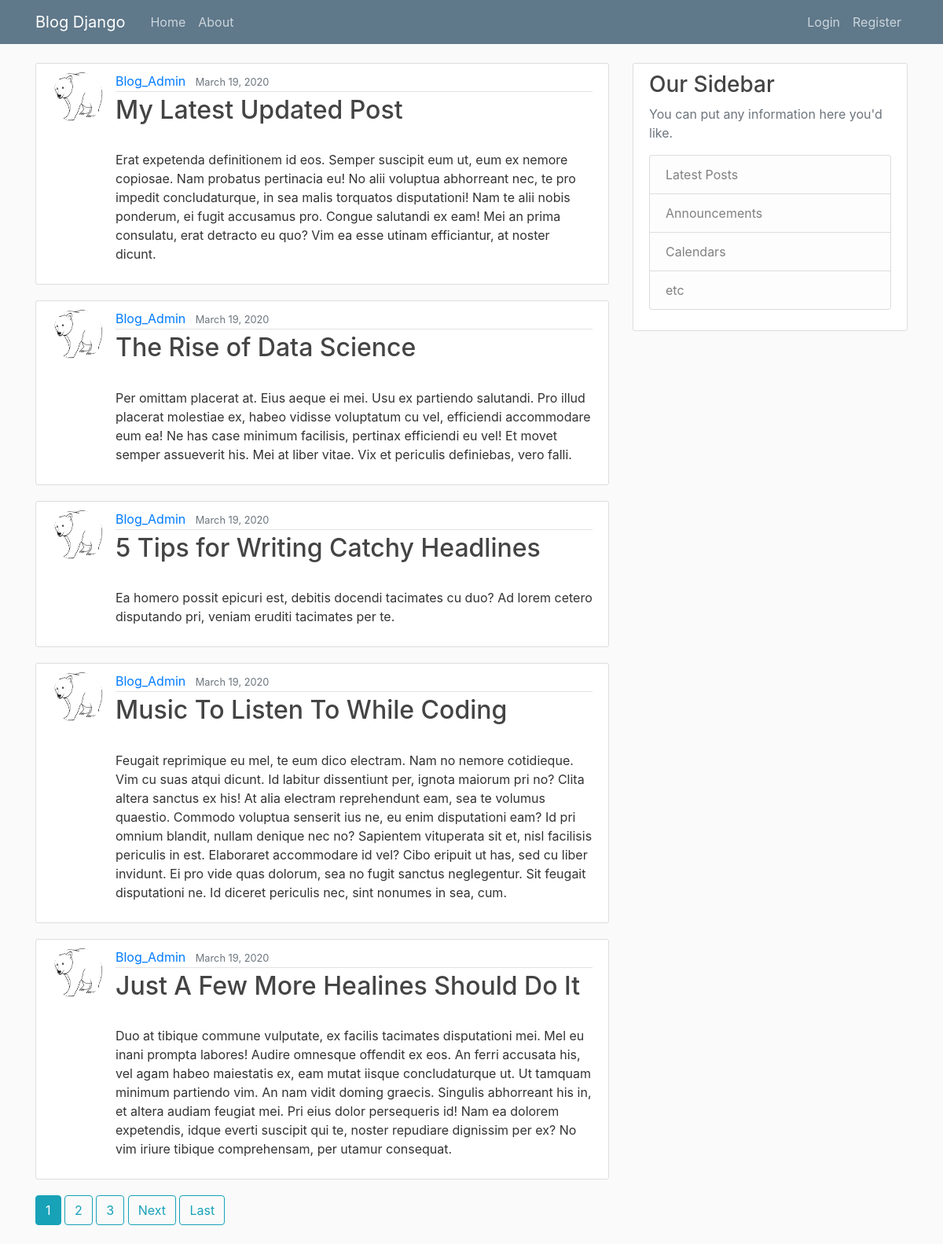
The page / on the database its author committed.
### blog/models.py (models this page shows, shortened)
class Post(models.Model):
		title = models.CharField(max_length=100)
		content = models.TextField()
		date_posted = models.DateTimeField(default=timezone.now)
		author = models.ForeignKey(User, on_delete=models.CASCADE, db_constraint=False)

### users/models.py (models this page shows, shortened)
class Profile(models.Model):
		user = models.OneToOneField(User, on_delete=models.CASCADE)
		image = models.ImageField(default='default.jpg', upload_to='profile_pics')

### blog/views.py (the view)
# urls.py: path('', PostListView.as_view(), name='post-home'),
class PostListView(ListView):
		model = Post
		template_name = "blog/home.html"
		context_object_name = 'posts'
		ordering = ['-date_posted']
		paginate_by = 5

### blog/templates/blog/home.html (shortened to what this page needs)
{% extends "blog/base.html" %}
{% load static %}
{% block content %}
	{% for post in posts %}
		<article class="media content-section">
			<img src="{{ post.author.profile.image.url }}" alt="post.author" class="rounded-circle article-img">
			<div class="media-body">
				<div class="article-metadata">
					<a href="{% url 'user-posts' post.author.username %}" class="mr-2">{{post.author|title}}</a>
					<small class="text-muted">{{ post.date_posted|date:"F d, Y" }}</small>
				</div>
				<h2><a href="{% url 'post-detail' post.pk %}" class="article-title">{{post.title}}</a></h2>
				<p class="article-content">
					{{post.content}}
				</p>
			</div>
		</article>
	{% endfor %}
	{% include "blog/includes/paginate.html" %}
{% endblock %}

### blog/templates/blog/base.html (shortened to what this page needs)
{% load static %}
<!doctype html>
<html lang="en">
  <head>
    <link rel="stylesheet" href="https://stackpath.bootstrapcdn.com/bootstrap/4.4.1/css/bootstrap.min.css">
    <link rel="stylesheet" href="{% static 'blog/styles/main.css' %}">
  </head>
  <body>
		{% include "blog/includes/navbar.html" %}
		<main role="main" class="container">
		  <div class="row">
		    <div class="col-md-8">
		      {% block content %}{% endblock %}
		    </div>
		    <div class="col-md-4">
		      <div class="content-section">
		        <h3>Our Sidebar</h3>
		        <p class='text-muted'>You can put any information here you'd like.
		          <ul class="list-group">
		            <li class="list-group-item list-group-item-light">Latest Posts</li>
		            <li class="list-group-item list-group-item-light">Announcements</li>
		            <li class="list-group-item list-group-item-light">Calendars</li>
		            <li class="list-group-item list-group-item-light">etc</li>
		          </ul>
		        </p>
		      </div>
		    </div>
		  </div>
		</main>
  </body>
</html>

### blog/templates/blog/includes/navbar.html (shortened to what this page needs)
<header class="site-header">
  <nav class="navbar navbar-expand-md navbar-dark bg-steel fixed-top">
    <div class="container">
      <a class="navbar-brand mr-4" href="{% url 'post-home' %}">Blog Django</a>
      <div class="collapse navbar-collapse" id="navbarToggle">
        <div class="navbar-nav mr-auto">
          <a class="nav-item nav-link" href="{% url 'post-home' %}">Home</a>
          <a class="nav-item nav-link" href="{% url 'about' %}">About</a>
        </div>
        <div class="navbar-nav">
          {% if user.is_authenticated %}
            <a href="{% url 'post-create' %}" class="nav-item nav-link">New Post</a>
            <a href="{% url 'profile' %}" class="nav-item nav-link">My Profile</a>
            <a href="{% url 'logout' %}" class="nav-item nav-link">Logout</a>
          {% else %}
            <a class="nav-item nav-link" href="{% url 'login' %}">Login</a>
            <a class="nav-item nav-link" href="{% url 'register' %}">Register</a>
          {% endif %}
        </div>
      </div>
    </div>
  </nav>
</header>

### blog/templates/blog/includes/paginate.html (shortened to what this page needs)
{% if is_paginated %}
	{% for num in page_obj.paginator.page_range %}
		{% if page_obj.number == num %}
			<a href="?page={{ num }}" class="btn btn-info mb-4">{{ num }}</a>
		{% elif num > page_obj.number|add:'-3' and num < page_obj.number|add:'3' %}
			<a href="?page={{ num }}" class="btn btn-outline-info mb-4">{{ num }}</a>
		{% endif %}
	{% endfor %}
	{% if page_obj.has_next %}
		<a href="?page={{page_obj.next_page_number}}" class="btn btn-outline-info mb-4">Next</a>
		<a href="?page={{ page_obj.paginator.num_pages }}" class="btn btn-outline-info mb-4">Last</a>
	{% endif %}
{% endif %}

### blog/static/blog/styles/main.css (style rules this page uses)
body { background: #fafafa; color: #333333; margin-top: 5rem; }
h1, h2, h3, h4, h5, h6 { color: #444444; }
ul { margin: 0; }
.bg-steel { background-color: #5f788a; }
.site-header .navbar-nav .nav-link { color: #cbd5db; }
.content-section { background: #ffffff; padding: 10px 20px; border: 1px solid #dddddd; border-radius: 3px; margin-bottom: 20px; }
.article-title { color: #444444; }
.article-content { white-space: pre-line; }
.article-img { height: 65px; width: 65px; margin-right: 16px; }
.article-metadata { padding-bottom: 1px; margin-bottom: 4px; border-bottom: 1px solid #e3e3e3 }

### rows shown on the page
Post: author.profile.image (picture), author "Blog_Admin", date_posted "March 19, 2020", title "My Latest Updated Post", content "Erat expetenda definitionem id eos. Semper suscipit eum ut, eum ex nemore copiosae. Nam probatus pertinacia eu! No alii voluptua abhorreant nec, te pro impedit concludaturque, in sea malis torquatos disputationi! Nam te alii nobis ponderum, ei fugit accusamus pro. Congue salutandi ex eam! Mei an prima consulatu, erat detracto eu quo? Vim ea esse utinam efficiantur, at noster dicunt."
Post: author.profile.image (picture), author "Blog_Admin", date_posted "March 19, 2020", title "The Rise of Data Science", content "Per omittam placerat at. Eius aeque ei mei. Usu ex partiendo salutandi. Pro illud placerat molestiae ex, habeo vidisse voluptatum cu vel, efficiendi accommodare eum ea! Ne has case minimum facilisis, pertinax efficiendi eu vel! Et movet semper assueverit his. Mei at liber vitae. Vix et periculis definiebas, vero falli."
Post: author.profile.image (picture), author "Blog_Admin", date_posted "March 19, 2020", title "5 Tips for Writing Catchy Headlines", content "Ea homero possit epicuri est, debitis docendi tacimates cu duo? Ad lorem cetero disputando pri, veniam eruditi tacimates per te."
Post: author.profile.image (picture), author "Blog_Admin", date_posted "March 19, 2020", title "Music To Listen To While Coding", content "Feugait reprimique eu mel, te eum dico electram. Nam no nemore cotidieque. Vim cu suas atqui dicunt. Id labitur dissentiunt per, ignota maiorum pri no? Clita altera sanctus ex his! At alia electram reprehendunt eam, sea te volumus quaestio. Commodo voluptua senserit ius ne, eu enim disputationi eam? Id pri omnium blandit, nullam denique nec no? Sapientem vituperata sit et, nisl facilisis periculis in est. Elaboraret accommodare id vel? Cibo eripuit ut has, sed cu liber invidunt. Ei pro vide quas dolorum, sea no fugit sanctus neglegentur. Sit feugait disputationi ne. Id diceret periculis nec, sint nonumes in sea, cum."
Post: author.profile.image (picture), author "Blog_Admin", date_posted "March 19, 2020", title "Just A Few More Healines Should Do It", content "Duo at tibique commune vulputate, ex facilis tacimates disputationi mei. Mel eu inani prompta labores! Audire omnesque offendit ex eos. An ferri accusata his, vel agam habeo maiestatis ex, eam mutat iisque concludaturque ut. Ut tamquam minimum partiendo vim. An nam vidit doming graecis. Singulis abhorreant his in, et altera audiam feugiat mei. Pri eius dolor persequeris id! Nam ea dolorem expetendis, idque everti suscipit qui te, noster repudiare dignissim per ex? No vim iriure tibique comprehensam, per utamur consequat."

### other values the page prints
{{ num }} "1"
{{ num }} "2" "3"
